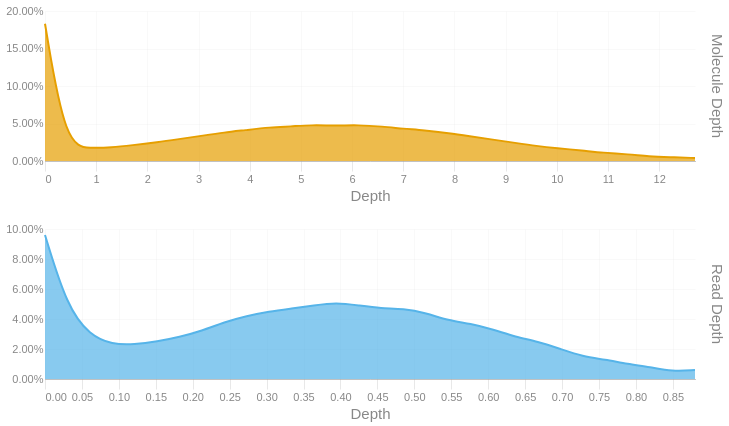

Here is the notebook cell this chart was saved with:
### Code cell
readdep = depth_hist(tb['Read Depth'], q99, 3)
readdep = readdep.with_columns(pl.lit('Read Depth').alias('Metric'))
if not SKIPLR:
    moldep = depth_hist(tb['Molecule Depth'], mol_q99, 1)
    moldep = moldep.with_columns(pl.lit('Molecule Depth').alias('Metric'))
    _hist = pl.concat([readdep, moldep])
    _hist = _hist.filter(pl.col('Proportion') != 0)
    with SafeRender(_hist):
        (
            alt.Chart(_hist)        
            .mark_area(interpolate = "basis")
            .encode(
                x=alt.X('Bin:Q').scale(domainMin=0).axis(alt.Axis(title='Depth')),
                y = alt.Y('Proportion:Q', title = None).axis(format = '.2%'),
                color = alt.Color('Metric:N').legend(None),
                row = alt.Row("Metric:N").header(title = None, labelOrient = 'right'),
                tooltip = [
                    alt.Tooltip("Metric:N", title = "Metric"),
                    alt.Tooltip('Interval:N', title = "Depth Interval"),
                    alt.Tooltip('Proportion:Q', title = "% Alignments").format('.2%')
                ]
            )
            .resolve_scale(x='independent', y='independent')
            .properties(
                height = 150, width = 650,
                usermeta={'embedOptions': {'downloadFileName': f'{samplename}.depth.hist'}}
            )
        ).display()
else:
    readdep = readdep.filter(pl.col('Proportion') != 0)
    with SafeRender(readdep):
        (
            alt.Chart(readdep)        
            .mark_area(interpolate = "basis")
            .encode(
                x=alt.X('Bin:Q').scale(domainMin=0).axis(alt.Axis(title='Depth')),
                y = alt.Y('Proportion:Q', title = None).axis(format = '.2%'),
                tooltip = [
                    alt.Tooltip('Interval:N', title = "Depth Interval"),
                    alt.Tooltip('Proportion:Q', title = "% Alignments").format('.2%')
                ]
            )
            .properties(
                usermeta={'embedOptions': {'downloadFileName': f'{samplename}.depth.hist'}}
            )
        ).display()

### Figure 1 — Vega-Lite specification as saved in the notebook (floating-point values rounded to 4 significant figures)
{"width": 650, "height": 150, "config": {"title": {"anchor": "start", "dy": -15, "fontSize": 18, "color": "#888888", "subtitleColor": "#888888", "subtitleFontSize": 14}, "arc": {"fill": "#0072B2"}, "axis": {"domainColor": "#888888", "domainWidth": 0.5, "gridWidth": 0.2, "grid": false, "titleFontWeight": 400, "titleFontSize": 15, "labelFontSize": 11, "labelColor": "#888888", "tickColor": "#888888", "tickWidth": 0.2, "titleColor": "#888888"}, "axisBand": {"grid": false}, "axisX": {"grid": true, "tickSize": 10, "domainCap": "round"}, "axisY": {"domain": false, "grid": true, "tickSize": 0, "domainCap": "round"}, "background": "transparent", "header": {"labelFontSize": 15, "labelColor": "#888888", "titleFontSize": 15, "titleFontWeight": 600, "titleColor": "#888888"}, "legend": {"labelFont": "sans-serif", "labelFontSize": 12, "labelColor": "#888888", "symbolSize": 100, "symbolType": "circle", "titleFontSize": 12, "titlePadding": 10, "titleColor": "#888888", "title": null}, "range": {"category": ["#E69F00", "#56B4E9", "#009E73", "#F0E442", "#0072B2", "#D55E00", "#CC79A7", "#000000"], "diverging": ["#cfe8f3", "#a2d4ec", "#73bfe2", "#46abdb", "#1696d2", "#12719e"]}, "area": {"fill": "#0072B2", "fillOpacity": 0.7, "line": true, "strokeOpacity": 0.7}, "line": {"color": "#0072B2", "stroke": "#0072B2", "strokeWidth": 2}, "trail": {"color": "#0072B2", "stroke": "#0072B2", "strokeWidth": 0, "size": 1}, "point": {"filled": true, "fillOpacity": 1.0, "size": 95}, "text": {"color": "#888888", "fontSize": 11, "align": "right", "fontWeight": 400, "size": 11}, "bar": {"fill": "#0072B2", "stroke": null}, "view": {"stroke": null, "continuousWidth": 660, "continuousHeight": 400}}, "data": {"name": "data-49f617b18fb8c6c49e1fcbc4459acfef"}, "mark": {"type": "area", "interpolate": "basis"}, "encoding": {"color": {"field": "Metric", "legend": null, "type": "nominal"}, "row": {"field": "Metric", "header": {"title": null, "labelOrient": "right"}, "type": "nominal"}, "tooltip": [{"field": "Metric", "title": "Metric", "type": "nominal"}, {"field": "Interval", "title": "Depth Interval", "type": "nominal"}, {"field": "Proportion", "format": ".2%", "title": "% Alignments", "type": "quantitative"}], "x": {"axis": {"title": "Depth"}, "field": "Bin", "scale": {"domainMin": 0}, "type": "quantitative"}, "y": {"axis": {"format": ".2%"}, "field": "Proportion", "title": null, "type": "quantitative"}}, "resolve": {"scale": {"x": "independent", "y": "independent"}}, "usermeta": {"embedOptions": {"downloadFileName": "TF26LRJL0093_5B_10484332_23Y22YLT4_L7.depth.hist"}}, "$schema": "https://vega.github.io/schema/vega-lite/v6.4.1.json", "datasets": {"data-49f617b18fb8c6c49e1fcbc4459acfef": [{"Bin": 0.0, "Interval": "0.0-0.03", "Proportion": 0.096, "Metric": "Read Depth"}, {"Bin": 0.03, "Interval": "0.03-0.061", "Proportion": 0.048, "Metric": "Read Depth"}, {"Bin": 0.061, "Interval": "0.061-0.091", "Proportion": 0.029, "Metric": "Read Depth"}, {"Bin": 0.091, "Interval": "0.091-0.121", "Proportion": 0.023, "Metric": "Read Depth"}, {"Bin": 0.121, "Interval": "0.121-0.152", "Proportion": 0.023, "Metric": "Read Depth"}, {"Bin": 0.152, "Interval": "0.152-0.182", "Proportion": 0.025, "Metric": "Read Depth"}, {"Bin": 0.182, "Interval": "0.182-0.212", "Proportion": 0.028, "Metric": "Read Depth"}, {"Bin": 0.212, "Interval": "0.212-0.243", "Proportion": 0.032, "Metric": "Read Depth"}, {"Bin": 0.243, "Interval": "0.243-0.273", "Proportion": 0.038, "Metric": "Read Depth"}, {"Bin": 0.273, "Interval": "0.273-0.303", "Proportion": 0.042, "Metric": "Read Depth"}, {"Bin": 0.303, "Interval": "0.303-0.334", "Proportion": 0.045, "Metric": "Read Depth"}, {"Bin": 0.334, "Interval": "0.334-0.364", "Proportion": 0.047, "Metric": "Read Depth"}, {"Bin": 0.364, "Interval": "0.364-0.394", "Proportion": 0.049, "Metric": "Read Depth"}, {"Bin": 0.394, "Interval": "0.394-0.425", "Proportion": 0.051, "Metric": "Read Depth"}, {"Bin": 0.425, "Interval": "0.425-0.455", "Proportion": 0.049, "Metric": "Read Depth"}, {"Bin": 0.455, "Interval": "0.455-0.485", "Proportion": 0.047, "Metric": "Read Depth"}, {"Bin": 0.485, "Interval": "0.485-0.516", "Proportion": 0.047, "Metric": "Read Depth"}, {"Bin": 0.516, "Interval": "0.516-0.546", "Proportion": 0.044, "Metric": "Read Depth"}, {"Bin": 0.546, "Interval": "0.546-0.576", "Proportion": 0.039, "Metric": "Read Depth"}, {"Bin": 0.576, "Interval": "0.576-0.607", "Proportion": 0.037, "Metric": "Read Depth"}, {"Bin": 0.607, "Interval": "0.607-0.637", "Proportion": 0.033, "Metric": "Read Depth"}, {"Bin": 0.637, "Interval": "0.637-0.667", "Proportion": 0.028, "Metric": "Read Depth"}, {"Bin": 0.667, "Interval": "0.667-0.698", "Proportion": 0.025, "Metric": "Read Depth"}, {"Bin": 0.698, "Interval": "0.698-0.728", "Proportion": 0.02, "Metric": "Read Depth"}, {"Bin": 0.728, "Interval": "0.728-0.758", "Proportion": 0.015, "Metric": "Read Depth"}, {"Bin": 0.758, "Interval": "0.758-0.789", "Proportion": 0.013, "Metric": "Read Depth"}, {"Bin": 0.789, "Interval": "0.789-0.819", "Proportion": 0.01, "Metric": "Read Depth"}, {"Bin": 0.819, "Interval": "0.819-0.849", "Proportion": 0.008, "Metric": "Read Depth"}, {"Bin": 0.849, "Interval": "0.849-0.88", "Proportion": 0.005, "Metric": "Read Depth"}, {"Bin": 0.88, "Interval": "0.88-0.91", "Proportion": 0.006, "Metric": "Read Depth"}, {"Bin": 0.0, "Interval": "0.0-0.4", "Proportion": 0.183, "Metric": "Molecule Depth"}, {"Bin": 0.4, "Interval": "0.4-0.9", "Proportion": 0.02, "Metric": "Molecule Depth"}, {"Bin": 0.9, "Interval": "0.9-1.3", "Proportion": 0.017, "Metric": "Molecule Depth"}, {"Bin": 1.3, "Interval": "1.3-1.7", "Proportion": 0.018, "Metric": "Molecule Depth"}, {"Bin": 1.7, "Interval": "1.7-2.2", "Proportion": 0.021, "Metric": "Molecule Depth"}, {"Bin": 2.2, "Interval": "2.2-2.6", "Proportion": 0.025, "Metric": "Molecule Depth"}, {"Bin": 2.6, "Interval": "2.6-3.1", "Proportion": 0.029, "Metric": "Molecule Depth"}, {"Bin": 3.1, "Interval": "3.1-3.5", "Proportion": 0.034, "Metric": "Molecule Depth"}, {"Bin": 3.5, "Interval": "3.5-3.9", "Proportion": 0.038, "Metric": "Molecule Depth"}, {"Bin": 3.9, "Interval": "3.9-4.4", "Proportion": 0.041, "Metric": "Molecule Depth"}, {"Bin": 4.4, "Interval": "4.4-4.8", "Proportion": 0.045, "Metric": "Molecule Depth"}, {"Bin": 4.8, "Interval": "4.8-5.2", "Proportion": 0.046, "Metric": "Molecule Depth"}, {"Bin": 5.2, "Interval": "5.2-5.7", "Proportion": 0.048, "Metric": "Molecule Depth"}, {"Bin": 5.7, "Interval": "5.7-6.1", "Proportion": 0.047, "Metric": "Molecule Depth"}, {"Bin": 6.1, "Interval": "6.1-6.6", "Proportion": 0.048, "Metric": "Molecule Depth"}, {"Bin": 6.6, "Interval": "6.6-7.0", "Proportion": 0.046, "Metric": "Molecule Depth"}, {"Bin": 7.0, "Interval": "7.0-7.4", "Proportion": 0.043, "Metric": "Molecule Depth"}, {"Bin": 7.4, "Interval": "7.4-7.9", "Proportion": 0.041, "Metric": "Molecule Depth"}, {"Bin": 7.9, "Interval": "7.9-8.3", "Proportion": 0.037, "Metric": "Molecule Depth"}, {"Bin": 8.3, "Interval": "8.3-8.7", "Proportion": 0.033, "Metric": "Molecule Depth"}, {"Bin": 8.7, "Interval": "8.7-9.2", "Proportion": 0.029, "Metric": "Molecule Depth"}, {"Bin": 9.2, "Interval": "9.2-9.6", "Proportion": 0.024, "Metric": "Molecule Depth"}, {"Bin": 9.6, "Interval": "9.6-10.0", "Proportion": 0.02, "Metric": "Molecule Depth"}, {"Bin": 10.0, "Interval": "10.0-10.5", "Proportion": 0.017, "Metric": "Molecule Depth"}, {"Bin": 10.5, "Interval": "10.5-10.9", "Proportion": 0.014, "Metric": "Molecule Depth"}, {"Bin": 10.9, "Interval": "10.9-11.4", "Proportion": 0.011, "Metric": "Molecule Depth"}, {"Bin": 11.4, "Interval": "11.4-11.8", "Proportion": 0.009, "Metric": "Molecule Depth"}, {"Bin": 11.8, "Interval": "11.8-12.2", "Proportion": 0.006, "Metric": "Molecule Depth"}, {"Bin": 12.2, "Interval": "12.2-12.7", "Proportion": 0.005, "Metric": "Molecule Depth"}, {"Bin": 12.7, "Interval": "12.7-13.1", "Proportion": 0.004, "Metric": "Molecule Depth"}]}}
